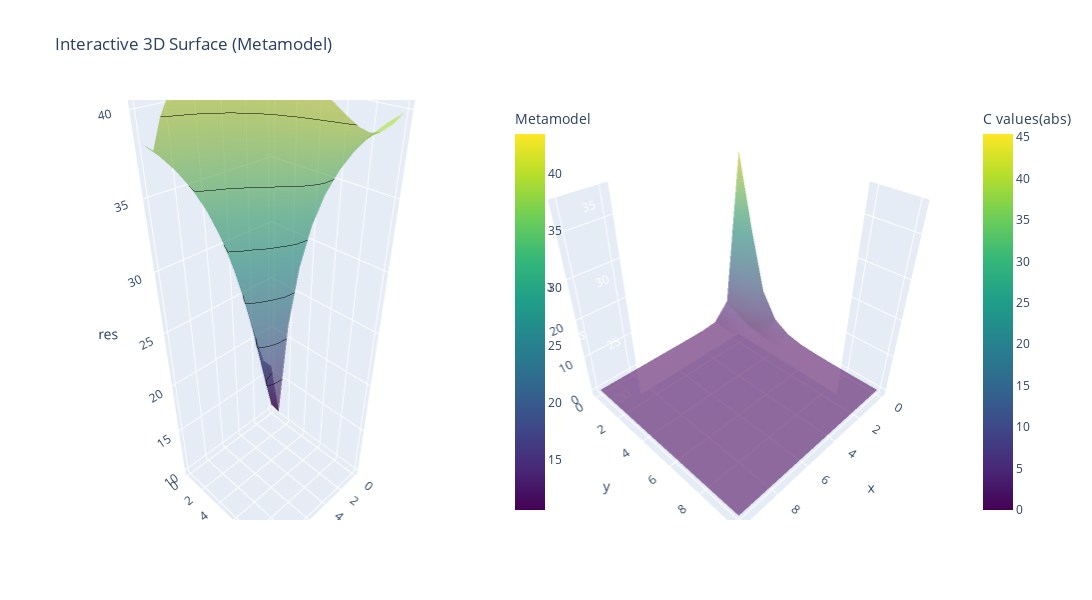

Notebook source saved alongside this figure:
### Markdown cell above
## Clemens' method for metamodelling garbage non-differentiable equations
(which also hopefully works with data)

We want to create an approximate function for our ugly function

$$
f(x,y) \approx \tilde{f}(x,y)\\
 \tilde{f}(x,y) = ∑_{i = 0}^N{C_ix^{p_i}y^{q_i}}
$$
Where $N$, $\textbf{p}$ and $\textbf{q}$ are hyperparameters.given Gthat you have $M$ samples of $x$ and $y$ that result in:
$$
z_i = f(x_i, y_i)
$$
Then $\textbf{p}$ and $\textbf{q}$ can be found using Grid search, and the optimal constant $C_i^*$, which is given by minimizing RMSE error

$$
C_{N+1}^* = min \sqrt{\frac{1}{M} \sum_{j = 0}^M (z_j- \tilde{f}(x_j,y_j) -C_{N+1}^*x_j^{p_{i+1}}y_j^{q_{i+1}})^2}
$$

$$
C_{N+1}^* = \frac{\sum_{j = 0}^M (z_j- \tilde{f}(x_j,y_j))*x_j^{p_{i+1}}y_j^{q_{i+1}}}{\sum_{j = 0}^M (x_j^{p_{i+1}}y_j^{q_{i+1}})^2}
$$



Where C is the parameter and p, q are they hyperparamteres. To see what are the most correct

### Code cell
import plotly.graph_objects as go
from plotly.subplots import make_subplots

F = 11
p = np.linspace(0, 10, F)
q = np.linspace(0, 10, F)
print(p)
P,Q = np.meshgrid(p,q)

res = []
c = []
min_res = 99999
p_opt = 0
q_opt = 0
c_opt = 0
for x,y in zip(P.flatten(),Q.flatten()):
  pow = np.pow(scaled, [x,y])
  func  = pow[:,0]*pow[:,1]
  C_optimal = np.sum(z*func)/np.sum(np.pow(func,2))

  residual = np.sqrt(np.sum(np.pow(z-func*C_optimal,2))/len(z))

  if residual < min_res:
    min_res = residual
    p_opt, q_opt  = x,y
    c_opt = C_optimal

  res.append(residual)
  c.append(C_optimal)
print(f'C_optimal is {c_opt}')
print(f'q_optimal is {q_opt}')
print(f'p_optimal is {p_opt}')
print(f'The RMSE for the optimum is {min_res}')


r = np.array(res).reshape((F,F))
c = np.abs(np.array(c).reshape((F,F)))


fig = make_subplots(
    rows=1, cols=2,
    specs=[[{'type': 'surface'}, {'type': 'surface'}]])
fig.add_trace(go.Surface(x=P, y=Q, z=r,
                         colorscale='Viridis', opacity=0.6,
                         name='Real Model Surface',
                         contours = {
                                    "z": {"show": True, "color": "black", "width": 2}},
                         colorbar=dict(title='Metamodel', x=0.5) ), row = 1, col = 1) # move further right))
fig.add_trace(go.Surface(x=P, y=Q, z=c,
                         colorscale='Viridis', opacity=0.6,
                         name='Absolute values of C',

                         colorbar=dict(title='C values(abs)', x=1.05) ), row = 1, col = 2) # move further right))

fig.update_layout(
    title='Interactive 3D Surface (Metamodel)',
    scene=dict(
        xaxis_title='p',
        yaxis_title='q',
        zaxis_title='res',
    ),
    width=1600,
    height=600
)

fig.show()

### Figure 1 — Plotly figure (JSON) as saved in the notebook; plotly's stock layout.template omitted (floating-point values rounded to 4 significant figures)
{"data": [{"colorbar": {"title": {"text": "Metamodel"}, "x": 0.5}, "colorscale": [[0, "#440154"], [0.1111, "#482878"], [0.2222, "#3e4989"], [0.3333, "#31688e"], [0.4444, "#26828e"], [0.5556, "#1f9e89"], [0.6667, "#35b779"], [0.7778, "#6ece58"], [0.8889, "#b5de2b"], [1, "#fde725"]], "contours": {"z": {"color": "black", "show": true, "width": 2}}, "name": "Real Model Surface", "opacity": 0.6, "scene": "scene", "type": "surface", "x": [[0.0, 1.0, 2.0, 3.0, 4.0, 5.0, 6.0, 7.0, 8.0, 9.0, 10.0], [0.0, 1.0, 2.0, 3.0, 4.0, 5.0, 6.0, 7.0, 8.0, 9.0, 10.0], [0.0, 1.0, 2.0, 3.0, 4.0, 5.0, 6.0, 7.0, 8.0, 9.0, 10.0], [0.0, 1.0, 2.0, 3.0, 4.0, 5.0, 6.0, 7.0, 8.0, 9.0, 10.0], [0.0, 1.0, 2.0, 3.0, 4.0, 5.0, 6.0, 7.0, 8.0, 9.0, 10.0], [0.0, 1.0, 2.0, 3.0, 4.0, 5.0, 6.0, 7.0, 8.0, 9.0, 10.0], [0.0, 1.0, 2.0, 3.0, 4.0, 5.0, 6.0, 7.0, 8.0, 9.0, 10.0], [0.0, 1.0, 2.0, 3.0, 4.0, 5.0, 6.0, 7.0, 8.0, 9.0, 10.0], [0.0, 1.0, 2.0, 3.0, 4.0, 5.0, 6.0, 7.0, 8.0, 9.0, 10.0], [0.0, 1.0, 2.0, 3.0, 4.0, 5.0, 6.0, 7.0, 8.0, 9.0, 10.0], [0.0, 1.0, 2.0, 3.0, 4.0, 5.0, 6.0, 7.0, 8.0, 9.0, 10.0]], "y": [[0.0, 0.0, 0.0, 0.0, 0.0, 0.0, 0.0, 0.0, 0.0, 0.0, 0.0], [1.0, 1.0, 1.0, 1.0, 1.0, 1.0, 1.0, 1.0, 1.0, 1.0, 1.0], [2.0, 2.0, 2.0, 2.0, 2.0, 2.0, 2.0, 2.0, 2.0, 2.0, 2.0], [3.0, 3.0, 3.0, 3.0, 3.0, 3.0, 3.0, 3.0, 3.0, 3.0, 3.0], [4.0, 4.0, 4.0, 4.0, 4.0, 4.0, 4.0, 4.0, 4.0, 4.0, 4.0], [5.0, 5.0, 5.0, 5.0, 5.0, 5.0, 5.0, 5.0, 5.0, 5.0, 5.0], [6.0, 6.0, 6.0, 6.0, 6.0, 6.0, 6.0, 6.0, 6.0, 6.0, 6.0], [7.0, 7.0, 7.0, 7.0, 7.0, 7.0, 7.0, 7.0, 7.0, 7.0, 7.0], [8.0, 8.0, 8.0, 8.0, 8.0, 8.0, 8.0, 8.0, 8.0, 8.0, 8.0], [9.0, 9.0, 9.0, 9.0, 9.0, 9.0, 9.0, 9.0, 9.0, 9.0, 9.0], [10.0, 10.0, 10.0, 10.0, 10.0, 10.0, 10.0, 10.0, 10.0, 10.0, 10.0]], "z": [[15.72, 17.01, 20.6, 24.54, 27.99, 30.79, 33.01, 34.75, 36.14, 37.25, 38.16], [10.57, 12.22, 16.79, 21.73, 26.03, 29.48, 32.16, 34.23, 35.82, 37.07, 38.05], [21.45, 22.29, 24.69, 27.77, 30.75, 33.29, 35.33, 36.92, 38.16, 39.13, 39.9], [27.44, 28.02, 29.65, 31.83, 34.04, 35.99, 37.59, 38.86, 39.86, 40.64, 41.27], [31.21, 31.58, 32.74, 34.38, 36.11, 37.69, 39.01, 40.08, 40.92, 41.59, 42.13], [33.8, 33.97, 34.78, 36.03, 37.43, 38.76, 39.9, 40.84, 41.59, 42.19, 42.67], [35.68, 35.67, 36.2, 37.15, 38.31, 39.45, 40.47, 41.32, 42.01, 42.57, 43.02], [37.1, 36.95, 37.24, 37.95, 38.9, 39.91, 40.83, 41.62, 42.28, 42.81, 43.24], [38.22, 37.95, 38.05, 38.55, 39.33, 40.22, 41.07, 41.82, 42.44, 42.96, 43.38], [39.12, 38.75, 38.7, 39.02, 39.65, 40.43, 41.22, 41.93, 42.54, 43.05, 43.47], [39.86, 39.43, 39.24, 39.41, 39.89, 40.57, 41.31, 42.0, 42.6, 43.1, 43.52]]}, {"colorbar": {"title": {"text": "C values(abs)"}, "x": 1.05}, "colorscale": [[0, "#440154"], [0.1111, "#482878"], [0.2222, "#3e4989"], [0.3333, "#31688e"], [0.4444, "#26828e"], [0.5556, "#1f9e89"], [0.6667, "#35b779"], [0.7778, "#6ece58"], [0.8889, "#b5de2b"], [1, "#fde725"]], "name": "Absolute values of C", "opacity": 0.6, "scene": "scene2", "type": "surface", "x": [[0.0, 1.0, 2.0, 3.0, 4.0, 5.0, 6.0, 7.0, 8.0, 9.0, 10.0], [0.0, 1.0, 2.0, 3.0, 4.0, 5.0, 6.0, 7.0, 8.0, 9.0, 10.0], [0.0, 1.0, 2.0, 3.0, 4.0, 5.0, 6.0, 7.0, 8.0, 9.0, 10.0], [0.0, 1.0, 2.0, 3.0, 4.0, 5.0, 6.0, 7.0, 8.0, 9.0, 10.0], [0.0, 1.0, 2.0, 3.0, 4.0, 5.0, 6.0, 7.0, 8.0, 9.0, 10.0], [0.0, 1.0, 2.0, 3.0, 4.0, 5.0, 6.0, 7.0, 8.0, 9.0, 10.0], [0.0, 1.0, 2.0, 3.0, 4.0, 5.0, 6.0, 7.0, 8.0, 9.0, 10.0], [0.0, 1.0, 2.0, 3.0, 4.0, 5.0, 6.0, 7.0, 8.0, 9.0, 10.0], [0.0, 1.0, 2.0, 3.0, 4.0, 5.0, 6.0, 7.0, 8.0, 9.0, 10.0], [0.0, 1.0, 2.0, 3.0, 4.0, 5.0, 6.0, 7.0, 8.0, 9.0, 10.0], [0.0, 1.0, 2.0, 3.0, 4.0, 5.0, 6.0, 7.0, 8.0, 9.0, 10.0]], "y": [[0.0, 0.0, 0.0, 0.0, 0.0, 0.0, 0.0, 0.0, 0.0, 0.0, 0.0], [1.0, 1.0, 1.0, 1.0, 1.0, 1.0, 1.0, 1.0, 1.0, 1.0, 1.0], [2.0, 2.0, 2.0, 2.0, 2.0, 2.0, 2.0, 2.0, 2.0, 2.0, 2.0], [3.0, 3.0, 3.0, 3.0, 3.0, 3.0, 3.0, 3.0, 3.0, 3.0, 3.0], [4.0, 4.0, 4.0, 4.0, 4.0, 4.0, 4.0, 4.0, 4.0, 4.0, 4.0], [5.0, 5.0, 5.0, 5.0, 5.0, 5.0, 5.0, 5.0, 5.0, 5.0, 5.0], [6.0, 6.0, 6.0, 6.0, 6.0, 6.0, 6.0, 6.0, 6.0, 6.0, 6.0], [7.0, 7.0, 7.0, 7.0, 7.0, 7.0, 7.0, 7.0, 7.0, 7.0, 7.0], [8.0, 8.0, 8.0, 8.0, 8.0, 8.0, 8.0, 8.0, 8.0, 8.0, 8.0], [9.0, 9.0, 9.0, 9.0, 9.0, 9.0, 9.0, 9.0, 9.0, 9.0, 9.0], [10.0, 10.0, 10.0, 10.0, 10.0, 10.0, 10.0, 10.0, 10.0, 10.0, 10.0]], "z": [[45.36, 5.212, 0.5553, 0.05597, 0.005441, 0.0005171, 4.85e-05, 4.514e-06, 4.183e-07, 3.865e-08, 3.566e-09], [26.94, 3.104, 0.3327, 0.03359, 0.003248, 0.0003056, 2.832e-05, 2.605e-06, 2.388e-07, 2.187e-08, 2.004e-09], [10.6, 1.216, 0.1301, 0.01312, 0.001267, 0.000119, 1.1e-05, 1.01e-06, 9.256e-08, 8.476e-09, 7.768e-10], [3.821, 0.4372, 0.04679, 0.004721, 0.000456, 4.283e-05, 3.961e-06, 3.636e-07, 3.33e-08, 3.048e-09, 2.793e-10], [1.334, 0.1529, 0.01642, 0.001665, 0.0001614, 1.521e-05, 1.409e-06, 1.295e-07, 1.186e-08, 1.086e-09, 9.944e-11], [0.4583, 0.05286, 0.005728, 0.0005856, 5.718e-05, 5.412e-06, 5.029e-07, 4.629e-08, 4.244e-09, 3.887e-10, 3.56e-11], [0.1562, 0.01819, 0.001995, 0.0002063, 2.033e-05, 1.937e-06, 1.807e-07, 1.668e-08, 1.531e-09, 1.402e-10, 1.285e-11], [0.053, 0.006244, 0.0006943, 7.279e-05, 7.255e-06, 6.968e-07, 6.535e-08, 6.047e-09, 5.559e-10, 5.096e-11, 4.668e-12], [0.01793, 0.002139, 0.0002415, 2.571e-05, 2.596e-06, 2.516e-07, 2.374e-08, 2.204e-09, 2.03e-10, 1.862e-11, 1.706e-12], [0.006053, 0.0007316, 8.391e-05, 9.078e-06, 9.295e-07, 9.104e-08, 8.649e-09, 8.062e-10, 7.439e-11, 6.83e-12, 6.259e-13], [0.002041, 0.0002498, 2.91e-05, 3.201e-06, 3.327e-07, 3.297e-08, 3.156e-09, 2.956e-10, 2.734e-11, 2.513e-12, 2.303e-13]]}], "layout": {"height": 600, "scene": {"domain": {"x": [0, 0.45], "y": [0, 1]}, "xaxis": {"title": {"text": "p"}}, "yaxis": {"title": {"text": "q"}}, "zaxis": {"title": {"text": "res"}}}, "scene2": {"domain": {"x": [0.55, 1], "y": [0, 1]}}, "title": {"text": "Interactive 3D Surface (Metamodel)"}, "width": 1600}}
